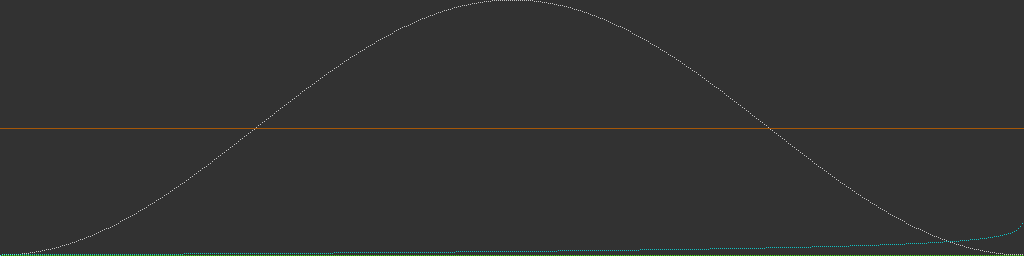
Frame 1 (no input)
Frame 60 (the mouse pressed at the canvas centre just before this capture): identical to frame 1, image omitted
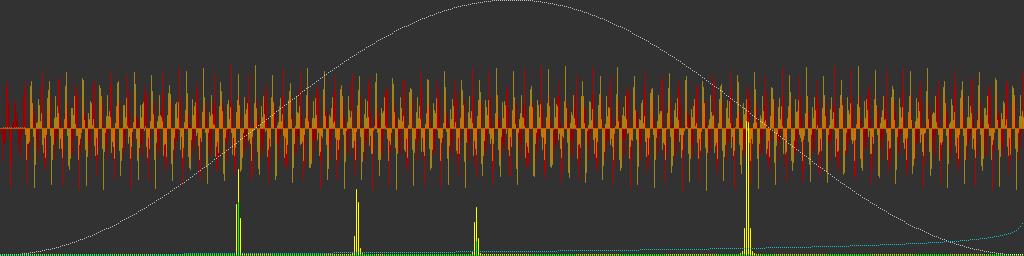
Frame 120 (the mouse held since frame 60 and released just before this capture)

The Processing sketch that drew these frames (run headless with seeded random() and noise(); from frame 60 on, the mouse is pressed at the canvas centre):

// Processing sketch: amitSPectral
// ── amitSPectral.pde
// fft utils for amit
// based on nullsoft VMS and stephan sprenger's FFT paper

class FFTutils {
  int WINDOW_SIZE,WS2;
  int BIT_LEN;
  int[] _bitrevtable;
  float _normF;
  float[] _equalize;
  float[] _envelope;
  float[] _fft_result;
  float[][] _fftBuffer;
  float[] _cosLUT,_sinLUT;
  float[] _FIRCoeffs;
  boolean _isEqualized, _hasEnvelope;

  public FFTutils(int windowSize) {
    WINDOW_SIZE=WS2=windowSize;
    WS2>>=1;
    BIT_LEN = (int)(Math.log((double)WINDOW_SIZE)/0.693147180559945+0.5);
    _normF=2f/WINDOW_SIZE;
    _hasEnvelope=false;
    _isEqualized=false;
    initFFTtables();
  }

  void initFFTtables() {
    _cosLUT=new float[BIT_LEN];
    _sinLUT=new float[BIT_LEN];
    _fftBuffer=new float[WINDOW_SIZE][2];
    _fft_result=new float[WS2];

    // only need to compute sin/cos at BIT_LEN angles
    float phi=PI;
    for(int i=0; i<BIT_LEN; i++) {
      _cosLUT[i]=cos(phi);
      _sinLUT[i]=sin(phi);
      phi*=0.5;
    }

    // precalc bit reversal lookup table ala nullsoft
    int i,j,bitm,temp;
    _bitrevtable = new int[WINDOW_SIZE];

    for (i=0; i<WINDOW_SIZE; i++) _bitrevtable[i] = i;
    for (i=0,j=0; i < WINDOW_SIZE; i++) {
      if (j > i) {
        temp = _bitrevtable[i];
        _bitrevtable[i] = _bitrevtable[j];
        _bitrevtable[j] = temp;
      }
      bitm = WS2;
      while (bitm >= 1 && j >= bitm) {
        j -= bitm;
        bitm >>= 1;
      }
      j += bitm;
    }
  }

  // taken from nullsoft VMS
  // reduces impact of bassy freqs and slightly amplifies top range
  void useEqualizer(boolean on) {
    _isEqualized=on;
    if (on) {
      int i;
      float scaling = -0.02f;
      float inv_half_nfreq = 1.0f/WS2;
      _equalize = new float[WS2];
      for (i=0; i<WS2; i++) _equalize[i] = scaling * (float)Math.log( (double)(WS2-i)*inv_half_nfreq );
    }
  }

  // bell filter envelope to reduce artefacts caused by the edges of standard filter rect
  // 0.0 < power < 2.0
  void useEnvelope(boolean on, float power) {
    _hasEnvelope=on;
    if (on) {
      int i;
      float mult = 1.0f/(float)WINDOW_SIZE * TWO_PI;
      _envelope = new float[WINDOW_SIZE];
      if (power==1.0f) {
        for (i=0; i<WINDOW_SIZE; i++) _envelope[i] = 0.5f + 0.5f*sin(i*mult - HALF_PI);
      } else {
        for (i=0; i<WINDOW_SIZE; i++) _envelope[i] = pow(0.5f + 0.5f*sin(i*mult - HALF_PI), power);
      }
    }
  }

  // compute actual FFT with current settings (eq/filter etc.)
  float[] computeFFT(float[] waveInData) {
    float  u_r,u_i, w_r,w_i, t_r,t_i;
    int    l, le, le2, j, jj, ip, ip1, i, ii, phi;

    // check if we need to apply window function or not
    if (_hasEnvelope) {
      for (i=0; i<WINDOW_SIZE; i++) {
        int idx = _bitrevtable[i];
        if (idx < WINDOW_SIZE) _fftBuffer[i][0] = waveInData[idx]*_envelope[idx];
        else  _fftBuffer[i][0] = 0;
        _fftBuffer[i][1] = 0;
      }
    } else {
      for (i=0; i<WINDOW_SIZE; i++) {
        int idx = _bitrevtable[i];
        if (idx < WINDOW_SIZE) _fftBuffer[i][0] = waveInData[idx];
        else  _fftBuffer[i][0] = 0;
        _fftBuffer[i][1] = 0;
      }
    }

    for (l = 1,le=2, phi=0; l <= BIT_LEN; l++) {
      le2 = le >> 1;
      w_r = _cosLUT[phi];
      w_i = _sinLUT[phi++];
      u_r = 1f;
      u_i = 0f;
      for (j = 1; j <= le2; j++) {
        for (i = j; i <= WINDOW_SIZE; i += le) {
          ip  = i + le2;
          ip1 = ip-1;
          ii  = i-1;
          float[] currFFT=_fftBuffer[ip1];
          t_r = currFFT[0] * u_r - u_i * currFFT[1];
          t_i = currFFT[1] * u_r + u_i * currFFT[0];
          currFFT[0] = _fftBuffer[ii][0] - t_r;
          currFFT[1] = _fftBuffer[ii][1] - t_i;
          _fftBuffer[ii][0] += t_r;
          _fftBuffer[ii][1] += t_i;
        }
        t_r = u_r * w_r - w_i * u_i;
        u_i = w_r * u_i + w_i * u_r;
        u_r = t_r;
      }
      le<<=1;
    }
    // normalize bands or apply EQ
    float[] currBin;
    if (_isEqualized) {
      for(i=0; i<WS2; i++) {
        currBin=_fftBuffer[i];
        _fft_result[i]=_equalize[i]*sqrt(currBin[0]*currBin[0]+currBin[1]*currBin[1]);
      }
    } else {
      for(i=0; i<WS2; i++) {
        currBin=_fftBuffer[i];
        _fft_result[i]=_normF*sqrt(currBin[0]*currBin[0]+currBin[1]*currBin[1]);
      }
    }
    return _fft_result;
  }
}

// FIR filter based on http://www.dsptutor.freeuk.com/KaiserFilterDesign/KaiserFilterDesign.html

class FIRFilter {
  float[] a,x;
  float kaiserV, f1, f2, fN, atten, trband;
  int order, filterType, freqPoints;

  static final int LOW_PASS = 1;
  static final int HIGH_PASS = 2;
  static final int BAND_PASS = 3;

  public FIRFilter(int type, float fr, float fq1, float fq2, float att, float bw) {
    filterType=type;
    fN=fr*0.5;
    f1=fq1;
    f2=fq2;
    atten=att;
    trband=bw;
    initialize();
  }

  float I0 (float x) {
    // zero order Bessel function of the first kind
    float eps = 1.0e-6f;   // accuracy parameter
    float fact = 1.0f;
    float x2 = 0.5f * x;
    float p = x2;
    float t = p * p;
    float s = 1.0f + t;
    for (int k = 2; t > eps; k++) {
      p *= x2;
      fact *= k;
      t = sq(p / fact);
      s += t;
    }
    return s;
  }

  int computeOrder() {
    // estimate filter order
    order = 2 * (int) ((atten - 7.95) / (14.36*trband/fN) + 1.0f);
    // estimate Kaiser window parameter
    if (atten >= 50.0f) kaiserV = 0.1102f*(atten - 8.7f);
    else
    if (atten > 21.0f)
    kaiserV = 0.5842f*(float)Math.exp(0.4f*(float)Math.log(atten - 21.0f))+ 0.07886f*(atten - 21.0f);
    if (atten <= 21.0f) kaiserV = 0.0f;
    println("filter oder: "+order);
    return order;
  }

  void initialize() {
    computeOrder();
    // window function values
    float I0alpha = 1f/I0(kaiserV);
    int m = order>>1;
    float[] win = new float[m+1];
    for (int n=1; n <= m; n++)
    win[n] = I0(kaiserV*sqrt(1.0f - sq((float)n/m))) * I0alpha;

    float w0 = 0.0f;
    float w1 = 0.0f;
    switch (filterType) {
      case LOW_PASS:
      w0 = 0.0f;
      w1 = PI*(f2 + 0.5f*trband)/fN;
      break;
      case HIGH_PASS:
      w0 = PI;
      w1 = PI*(1.0f - (f1 - 0.5f*trband)/fN);
      break;
      case BAND_PASS:
      w0 = HALF_PI * (f1 + f2) / fN;
      w1 = HALF_PI * (f2 - f1 + trband) / fN;
      break;
    }

    // filter coefficients (NB not normalised to unit maximum gain)
    a = new float[order+1];
    a[0] = w1 / PI;
    for (int n=1; n <= m; n++)
    a[n] = sin(n*w1)*cos(n*w0)*win[n]/(n*PI);
    // shift impulse response to make filter causal:
    for (int n=m+1; n<=order; n++) a[n] = a[n - m];
    for (int n=0; n<=m-1; n++) a[n] = a[order - n];
    a[m] = w1 / PI;
  }

  float[] apply(float[] ip) {
    float[] op = new float[ip.length];
    x=new float[order];
    float sum;
    for (int i=0; i<ip.length; i++) {
      x[0] = ip[i];
      sum = 0.0f;
      for (int k=0; k<order; k++) sum += a[k]*x[k];
      op[i] = sum;
      for(int k=order-1; k>0; k--) x[k] = x[k-1];
    }
    return op;
  }
}

FFTutils  fft;
FIRFilter filter;

float[] signal,filtered;
float[]   fft_result;

void setup() {
  size(1024,256);
  fft=new FFTutils(width);
  fft.useEqualizer(true);
  fft.useEnvelope(true,1);
  // setup new lowpass filter to cut off after 18.6kHz
  filter=new FIRFilter(FIRFilter.LOW_PASS,44100f,0,18600,60,3400);
  signal=new float[width];
}

void draw() {
  background(50);
  
  // synthesize some basic sine wave as test signal
  for(int i=0; i<fft.WINDOW_SIZE; i++) {
    // mouseX as base frequency
    float phi=TWO_PI*mouseX*10/44100*i;
    // use 4 oscillators which should show up in the spectrum
    // watch how the highest osc. gets mirrored in the spectrum when pitch is greater than nyquist freq
    // use mouseY to control amplitude
    signal[i]=(mouseY/256f)*(0.5*sin(phi)-0.25*sin(phi*1.5)+0.12*sin(phi*2)-0.1825*sin(phi*PI));
  }

  // show waveform in red
  for(int i=0; i<signal.length; i++) {
    stroke(128+abs(signal[i])*128,0,0);
    line(i,128,i,128+signal[i]*128);
  }
  
  // apply lowpass filter
  filtered=filter.apply(signal);
  
  //show filtered signal in orange (you can see the filter impact at the beginning of the buffer)
  stroke(255,200,0,140);
  for(int i=0; i<filtered.length; i++) line(i,128,i,128+filtered[i]*128);

  // compute fft and show spectrum
  fft_result=fft.computeFFT(filtered);

  // only display the real part spectrum (freq <= WINDOW_SIZE/2)
  for(int i=0; i<fft.WS2; i++) {
    stroke(255,255,0);
    line(i*2,255,i*2,255-fft_result[i]*256);
    stroke(0,255,0);
    line(i*2,255,i*2,255-fft._fftBuffer[i][0]);
    
    // show bellcurve of filter window
    if (fft._hasEnvelope) {
      stroke(255);
      point(i*2,255-fft._envelope[i*2]*255);
    }
    
    // show EQ function in cyan
    if (fft._isEqualized) {
      stroke(0,255,255);
      point(i*2,255-fft._equalize[i]*255);
    }
  }
}
